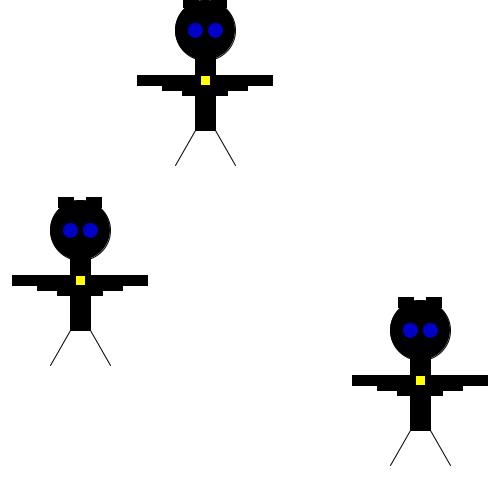
Frame 1 (no input)
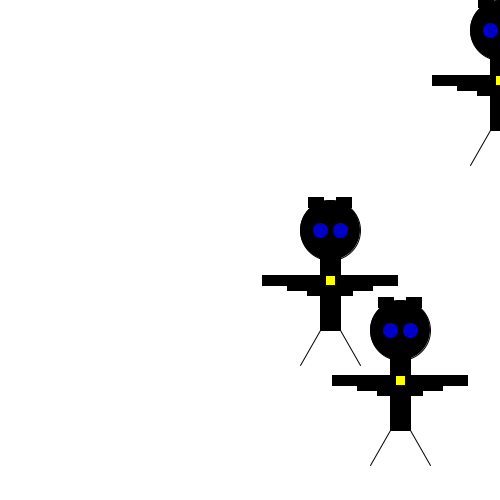
Frame 60 (the mouse pressed at the canvas centre just before this capture)
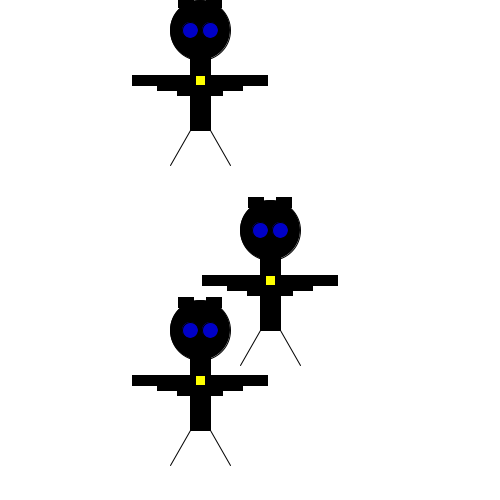
Frame 120 (the mouse held since frame 60 and released just before this capture)

The Processing sketch that drew these frames (run headless with seeded random() and noise(); from frame 60 on, the mouse is pressed at the canvas centre):

// Processing sketch: processing_132230
// ── processing_132230.pde

Monster mijnMonster;
Monster mijnMonster2;
Monster mijnMonster3;
 
void setup() {
  size(500, 500);
  mijnMonster = new Monster(200,80,5); //monster aanmaken met de positie 200,30 en de snelheid 5
  mijnMonster2 = new Monster(70,280,10);
  mijnMonster3 = new Monster(400,380,20);
  }
 
void draw() {
  background(255);
  mijnMonster.update();
  mijnMonster.testRand();
  mijnMonster.drawMonster(); //een laag dieper (in de class) het monster tekenen
   
  mijnMonster2.update();
  mijnMonster2.testRand();
  mijnMonster2.drawMonster();
   
  mijnMonster3.update();
  mijnMonster3.testRand();
  mijnMonster3.drawMonster();
}
 
class Monster{// class van het monster
int monsterX; //positie op de x-as
int monsterY; //positie op de y-as
int richting; // de snelheid en richting van het monster
int teller; //teller om van kleur te veranderen
boolean test; //kleur
 
  Monster(int tempX, int tempY, int tempRichting){
  monsterX = tempX;
  monsterY = tempY; //de positie van het monster bepalen door wat ingevuld wordt bij de setup
  richting = tempRichting;
  test = true;
  }
  void update(){
 monsterX = monsterX + richting;
}
 
void testRand(){
    if(monsterX <= 0 || monsterX >= width){  //voorwaarde heen en weer bewegen
    richting = -richting; //omdraaien van richting
    teller = teller + 1; //de teller
  }
}
 
void drawMonster(){ // het monster tekenen
 rectMode(CENTER);                              //Vierkant in het midden
  fill(0, 0, 0);                                   //Kleur lichaam 
  rect(monsterX, monsterY, 20, 100);              //Lichaam
  rect(monsterX -30, monsterY, 75, 10);           //Batwing
  rect(monsterX -20, monsterY +5, 45, 10);        //Batwing
  rect(monsterX -10, monsterY +10, 25, 10);       //Batwing
  rect(monsterX +30, monsterY, 75, 10);           //Batwing
  rect(monsterX +20, monsterY +5, 45, 10);        //Batwing
  rect(monsterX +10, monsterY +10, 25, 10);       //Batwing
  rect(monsterX -14, monsterY -78, 15, 10);       //Bathoorn
  rect(monsterX +14, monsterY -78, 15, 10);       //Bathoorn
  fill(255, 255, 0);                               //Kleur logo
  rect(monsterX, monsterY, 10, 10);                 //Logo
  fill(0, 0, 0);                                   //Kleur hoofd 
  ellipse(monsterX, monsterY -50, 60, 60);       //Hoofd
  fill(0, 0, 200);                                 //Kleur ogen
  ellipse(monsterX -10, monsterY -50, 16, 16);   //Linker oog
  ellipse(monsterX +10, monsterY -50, 16, 16);   //Rechter oog
  line(monsterX +10, monsterY +50, monsterX +30, monsterY +85);    //Rechter been
  line(monsterX -10, monsterY +50, monsterX -30, monsterY +85);     //Linker been
}
}
